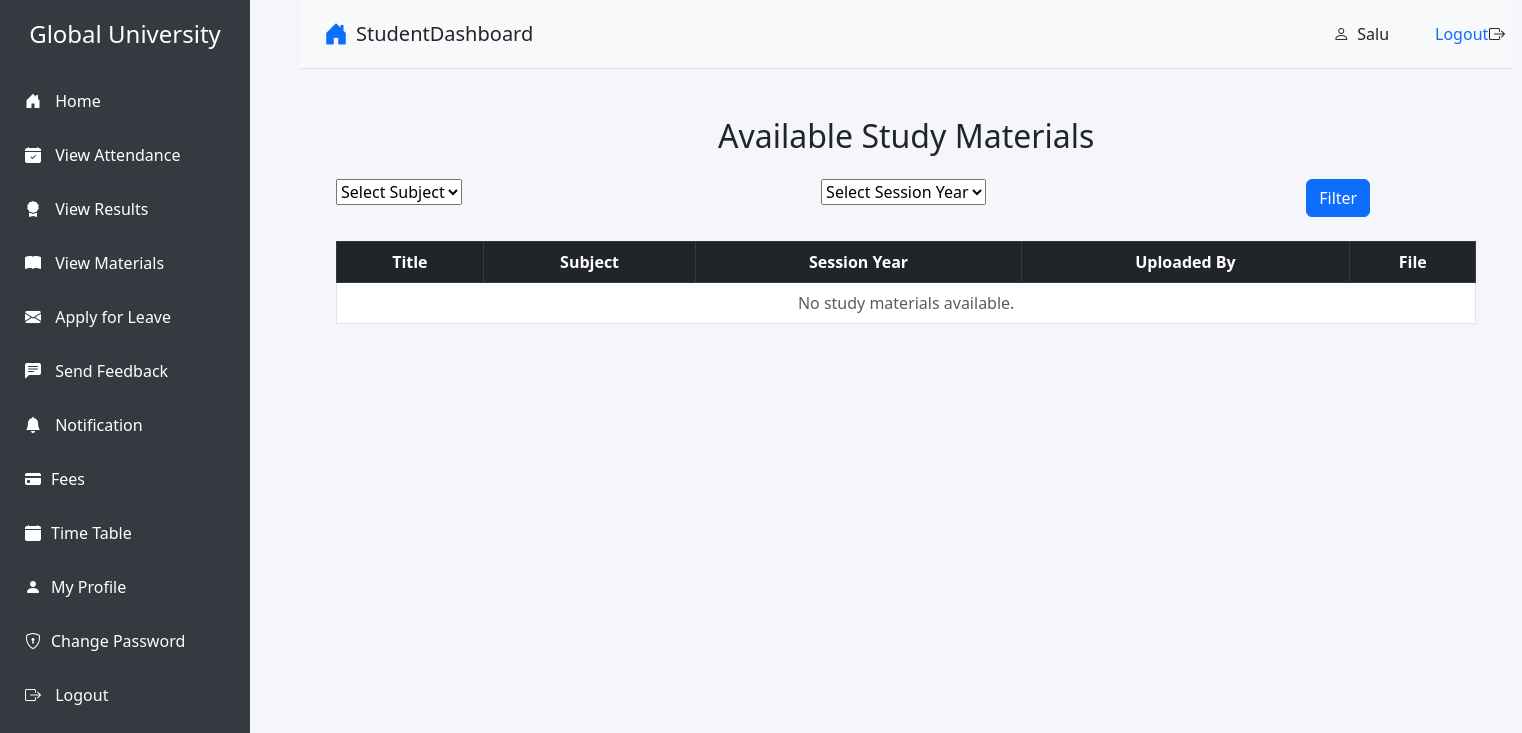
The page /student/study-materials/ (signed in) on the database as committed earlier.
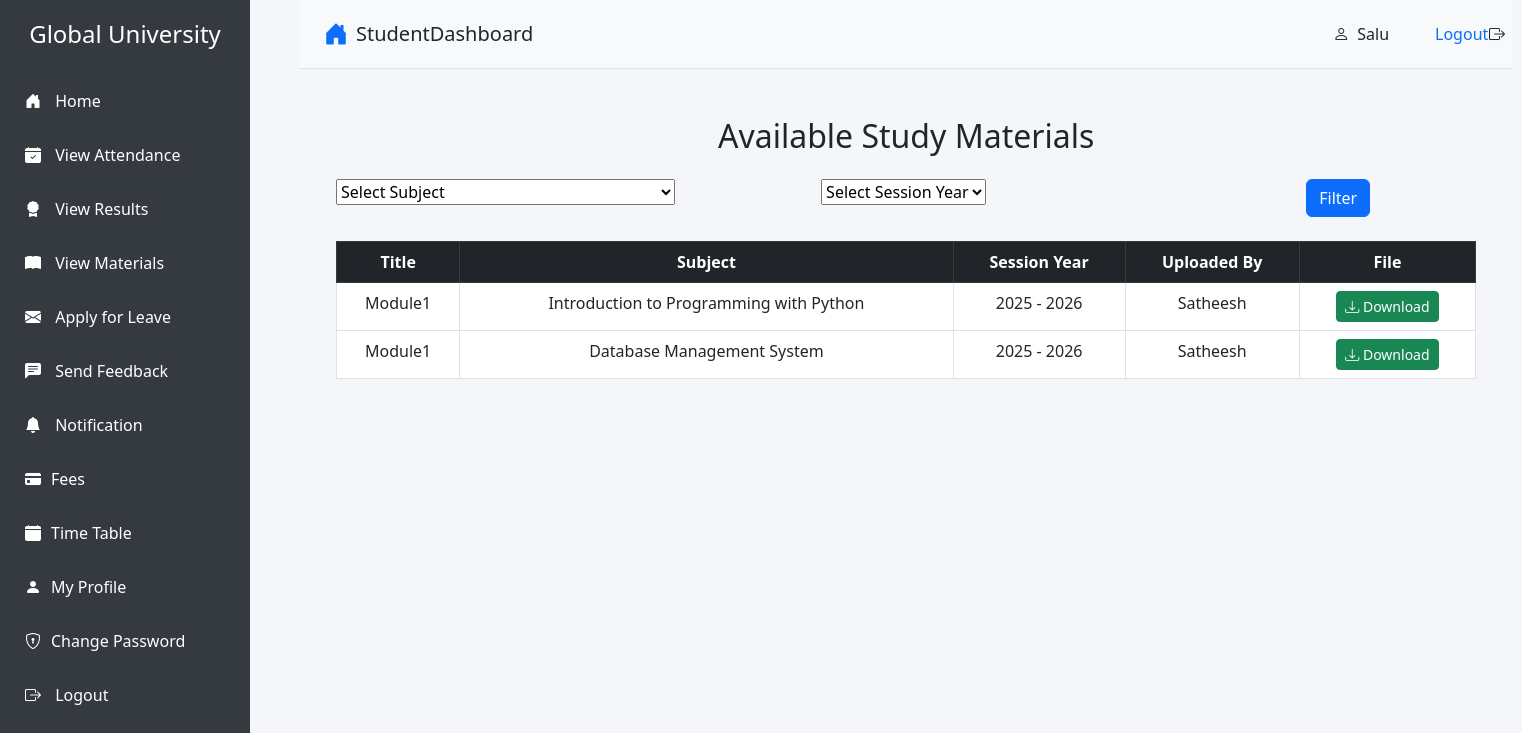
The same page on the database as committed later.
### student/models.py (models this page shows, shortened)
class StudyMaterial(models.Model):
    title = models.CharField(max_length=255)
    subject = models.ForeignKey('student.Subject', on_delete=models.CASCADE)
    session_year = models.ForeignKey(SessionYearModel, on_delete=models.CASCADE)
    uploaded_by = models.ForeignKey('staff.Staff', on_delete=models.CASCADE)
    file = models.FileField(upload_to='study_materials/')
    uploaded_at = models.DateTimeField(auto_now_add=True)

class Subject(models.Model):
    name = models.CharField(max_length=100, unique=True)
    description = models.TextField()
    course = models.ForeignKey(Course, on_delete=models.CASCADE, default=1) #need to give defauult course
    staff= models.ForeignKey(Staff, on_delete=models.CASCADE)
    def __str__(self):
        return self.name

class SessionYearModel(models.Model):
    id = models.AutoField(primary_key=True)
    session_start_year = models.DateField()
    session_end_year = models.DateField()
    def __str__(self):
        return f"{self.session_start_year.year} - {self.session_end_year.year}"

### staff/models.py (models this page shows, shortened)
class Staff(models.Model):
    user = models.OneToOneField(User, on_delete=models.CASCADE)
    full_name = models.CharField(max_length=100)
    email = models.EmailField(unique=True)
    phone = models.CharField(max_length=15)
    address = models.TextField()

### student/views.py (the view)
# urls.py: path('study-materials/', views.student_study_materials, name='study_material_list'),
@login_required
def student_study_materials(request):
    if not hasattr(request.user, 'student'):
        return redirect('home')  # Redirect if not a student
    student = request.user.student
    study_materials = StudyMaterial.objects.filter(session_year=student.session_year_id, subject__course=student.course)
    if request.method == 'POST':
        form = StudyMaterialFilterForm(request.POST)
        if form.is_valid():
            subject = form.cleaned_data['subject']
            session_year = form.cleaned_data['session_year']
            study_materials = study_materials.filter(subject=subject, session_year=session_year)
    else:
        form = StudyMaterialFilterForm()
    return render(request, 'student/study_material_list.html', {'materials': study_materials, 'form': form})

### student/forms.py
class StudyMaterialFilterForm(forms.Form):
    subject = forms.ModelChoiceField(queryset=Subject.objects.all(), empty_label="Select Subject")
    session_year = forms.ModelChoiceField(queryset=SessionYearModel.objects.all(), empty_label="Select Session Year")

### templates/student/study_material_list.html (shortened to what this page needs)
{% extends 'student/base.html' %}
{% block content %}
<div class="container mt-4">
    <h2 class="text-center mb-4">Available Study Materials</h2>
    <form method="POST" class="mb-4">
        <div class="row">
            <div class="col-md-5">
                {{ form.subject }}
            </div>
            <div class="col-md-5">
                {{ form.session_year }}
            </div>
            <div class="col-md-2">
                <button type="submit" class="btn btn-primary btn-block">Filter</button>
            </div>
        </div>
    </form>
    <div class="table-responsive">
        <table class="table table-bordered table-hover text-center">
            <thead class="table-dark">
                <tr>
                    <th>Title</th>
                    <th>Subject</th>
                    <th>Session Year</th>
                    <th>Uploaded By</th>
                    <th>File</th>
                </tr>
            </thead>
            <tbody>
                {% for material in materials %}
                <tr>
                    <td>{{ material.title }}</td>
                    <td>{{ material.subject.name }}</td>
                    <td>{{ material.session_year.session_start_year.year }} - {{ material.session_year.session_end_year.year }}</td>
                    <td>{{ material.uploaded_by.full_name }}</td>
                    <td>
                        <a href="{{ material.file.url }}" target="_blank" class="btn btn-success btn-sm">
                            <i class="bi bi-download"></i> Download
                        </a>
                    </td>
                </tr>
                {% empty %}
                <tr>
                    <td colspan="5" class="text-muted text-center">No study materials available.</td>
                </tr>
                {% endfor %}
            </tbody>
        </table>
    </div>
</div>
{% endblock %}

Rows that differ between the two databases and show on the page:
added StudyMaterial: title "Module1", subject.name "Introduction to Programming with Python", session_year.session_start_year.year "2025", session_year.session_end_year.year "2026", uploaded_by.full_name "Satheesh"
added StudyMaterial: title "Module1", subject.name "Database Management System", session_year.session_start_year.year "2025", session_year.session_end_year.year "2026", uploaded_by.full_name "Satheesh"
Other text that changed with them:
text no longer shown: "No study materials available."
